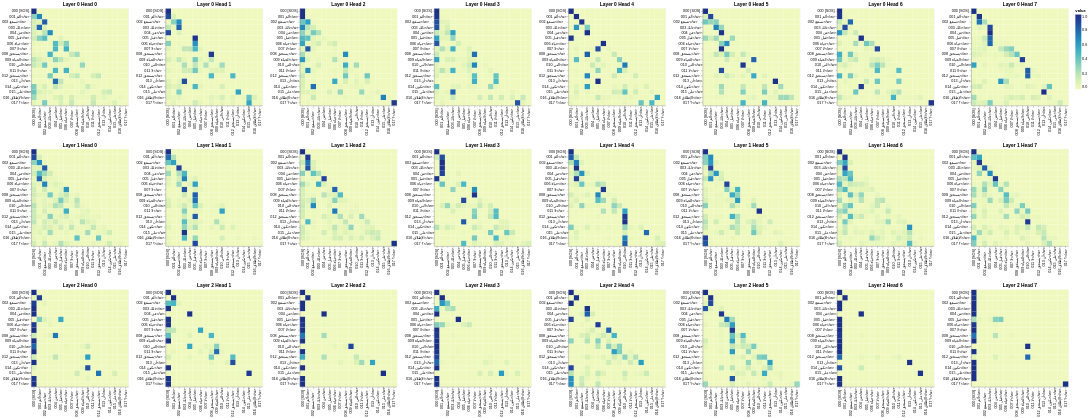

Notebook code for this chart:
### Markdown cell above
### Decoder self-attention (generated Arabic tokens, causal)

### Code cell
all_maps("decoder", layers, heads, dec_tokens, dec_tokens, min(N, dec_len), min(N, dec_len))

### Figure 1 — Vega-Lite specification as saved in the notebook (floating-point values rounded to 4 significant figures; data arrays with more than 128 entries replaced by an {"elided": "..."} marker saying what was removed)
{"config": {"view": {"continuousWidth": 300, "continuousHeight": 300}}, "vconcat": [{"hconcat": [{"data": {"name": "data-c9b05537b6952d662997c3b9d37a87e1"}, "mark": {"type": "rect"}, "encoding": {"color": {"field": "value", "type": "quantitative"}, "tooltip": [{"field": "row", "type": "quantitative"}, {"field": "column", "type": "quantitative"}, {"field": "value", "type": "quantitative"}, {"field": "row_token", "type": "nominal"}, {"field": "col_token", "type": "nominal"}], "x": {"axis": {"title": ""}, "field": "col_token", "type": "nominal"}, "y": {"axis": {"title": ""}, "field": "row_token", "type": "nominal"}}, "height": 260, "name": "view_25", "title": "Layer 0 Head 0", "width": 260}, {"data": {"name": "data-bda616c866a5cdf91d71f33ae1295709"}, "mark": {"type": "rect"}, "encoding": {"color": {"field": "value", "type": "quantitative"}, "tooltip": [{"field": "row", "type": "quantitative"}, {"field": "column", "type": "quantitative"}, {"field": "value", "type": "quantitative"}, {"field": "row_token", "type": "nominal"}, {"field": "col_token", "type": "nominal"}], "x": {"axis": {"title": ""}, "field": "col_token", "type": "nominal"}, "y": {"axis": {"title": ""}, "field": "row_token", "type": "nominal"}}, "height": 260, "name": "view_26", "title": "Layer 0 Head 1", "width": 260}, {"data": {"name": "data-c0018a3e49c97dea23b1f91f80015460"}, "mark": {"type": "rect"}, "encoding": {"color": {"field": "value", "type": "quantitative"}, "tooltip": [{"field": "row", "type": "quantitative"}, {"field": "column", "type": "quantitative"}, {"field": "value", "type": "quantitative"}, {"field": "row_token", "type": "nominal"}, {"field": "col_token", "type": "nominal"}], "x": {"axis": {"title": ""}, "field": "col_token", "type": "nominal"}, "y": {"axis": {"title": ""}, "field": "row_token", "type": "nominal"}}, "height": 260, "name": "view_27", "title": "Layer 0 Head 2", "width": 260}, {"data": {"name": "data-42e5026ae544785b3abbcb43bd9cbac2"}, "mark": {"type": "rect"}, "encoding": {"color": {"field": "value", "type": "quantitative"}, "tooltip": [{"field": "row", "type": "quantitative"}, {"field": "column", "type": "quantitative"}, {"field": "value", "type": "quantitative"}, {"field": "row_token", "type": "nominal"}, {"field": "col_token", "type": "nominal"}], "x": {"axis": {"title": ""}, "field": "col_token", "type": "nominal"}, "y": {"axis": {"title": ""}, "field": "row_token", "type": "nominal"}}, "height": 260, "name": "view_28", "title": "Layer 0 Head 3", "width": 260}, {"data": {"name": "data-89c4515946ce647ae9459bead4fb090e"}, "mark": {"type": "rect"}, "encoding": {"color": {"field": "value", "type": "quantitative"}, "tooltip": [{"field": "row", "type": "quantitative"}, {"field": "column", "type": "quantitative"}, {"field": "value", "type": "quantitative"}, {"field": "row_token", "type": "nominal"}, {"field": "col_token", "type": "nominal"}], "x": {"axis": {"title": ""}, "field": "col_token", "type": "nominal"}, "y": {"axis": {"title": ""}, "field": "row_token", "type": "nominal"}}, "height": 260, "name": "view_29", "title": "Layer 0 Head 4", "width": 260}, {"data": {"name": "data-21315e7bd8f7c4f1ae8099b115ccafa3"}, "mark": {"type": "rect"}, "encoding": {"color": {"field": "value", "type": "quantitative"}, "tooltip": [{"field": "row", "type": "quantitative"}, {"field": "column", "type": "quantitative"}, {"field": "value", "type": "quantitative"}, {"field": "row_token", "type": "nominal"}, {"field": "col_token", "type": "nominal"}], "x": {"axis": {"title": ""}, "field": "col_token", "type": "nominal"}, "y": {"axis": {"title": ""}, "field": "row_token", "type": "nominal"}}, "height": 260, "name": "view_30", "title": "Layer 0 Head 5", "width": 260}, {"data": {"name": "data-dca273b8d36b2fddec6e5e796a18443a"}, "mark": {"type": "rect"}, "encoding": {"color": {"field": "value", "type": "quantitative"}, "tooltip": [{"field": "row", "type": "quantitative"}, {"field": "column", "type": "quantitative"}, {"field": "value", "type": "quantitative"}, {"field": "row_token", "type": "nominal"}, {"field": "col_token", "type": "nominal"}], "x": {"axis": {"title": ""}, "field": "col_token", "type": "nominal"}, "y": {"axis": {"title": ""}, "field": "row_token", "type": "nominal"}}, "height": 260, "name": "view_31", "title": "Layer 0 Head 6", "width": 260}, {"data": {"name": "data-24e9633504f1fe7b8904d18999703143"}, "mark": {"type": "rect"}, "encoding": {"color": {"field": "value", "type": "quantitative"}, "tooltip": [{"field": "row", "type": "quantitative"}, {"field": "column", "type": "quantitative"}, {"field": "value", "type": "quantitative"}, {"field": "row_token", "type": "nominal"}, {"field": "col_token", "type": "nominal"}], "x": {"axis": {"title": ""}, "field": "col_token", "type": "nominal"}, "y": {"axis": {"title": ""}, "field": "row_token", "type": "nominal"}}, "height": 260, "name": "view_32", "title": "Layer 0 Head 7", "width": 260}]}, {"hconcat": [{"data": {"name": "data-802f7141ed29b10f9641602e7774c353"}, "mark": {"type": "rect"}, "encoding": {"color": {"field": "value", "type": "quantitative"}, "tooltip": [{"field": "row", "type": "quantitative"}, {"field": "column", "type": "quantitative"}, {"field": "value", "type": "quantitative"}, {"field": "row_token", "type": "nominal"}, {"field": "col_token", "type": "nominal"}], "x": {"axis": {"title": ""}, "field": "col_token", "type": "nominal"}, "y": {"axis": {"title": ""}, "field": "row_token", "type": "nominal"}}, "height": 260, "name": "view_33", "title": "Layer 1 Head 0", "width": 260}, {"data": {"name": "data-eed9f201a166e3f554efb2c38455ce68"}, "mark": {"type": "rect"}, "encoding": {"color": {"field": "value", "type": "quantitative"}, "tooltip": [{"field": "row", "type": "quantitative"}, {"field": "column", "type": "quantitative"}, {"field": "value", "type": "quantitative"}, {"field": "row_token", "type": "nominal"}, {"field": "col_token", "type": "nominal"}], "x": {"axis": {"title": ""}, "field": "col_token", "type": "nominal"}, "y": {"axis": {"title": ""}, "field": "row_token", "type": "nominal"}}, "height": 260, "name": "view_34", "title": "Layer 1 Head 1", "width": 260}, {"data": {"name": "data-548dbaa7003cea83c2f4555451075e7e"}, "mark": {"type": "rect"}, "encoding": {"color": {"field": "value", "type": "quantitative"}, "tooltip": [{"field": "row", "type": "quantitative"}, {"field": "column", "type": "quantitative"}, {"field": "value", "type": "quantitative"}, {"field": "row_token", "type": "nominal"}, {"field": "col_token", "type": "nominal"}], "x": {"axis": {"title": ""}, "field": "col_token", "type": "nominal"}, "y": {"axis": {"title": ""}, "field": "row_token", "type": "nominal"}}, "height": 260, "name": "view_35", "title": "Layer 1 Head 2", "width": 260}, {"data": {"name": "data-4359d8b4b30c7182ba04e0d11f1092c8"}, "mark": {"type": "rect"}, "encoding": {"color": {"field": "value", "type": "quantitative"}, "tooltip": [{"field": "row", "type": "quantitative"}, {"field": "column", "type": "quantitative"}, {"field": "value", "type": "quantitative"}, {"field": "row_token", "type": "nominal"}, {"field": "col_token", "type": "nominal"}], "x": {"axis": {"title": ""}, "field": "col_token", "type": "nominal"}, "y": {"axis": {"title": ""}, "field": "row_token", "type": "nominal"}}, "height": 260, "name": "view_36", "title": "Layer 1 Head 3", "width": 260}, {"data": {"name": "data-67185c00e4e517215a1329501d49bb85"}, "mark": {"type": "rect"}, "encoding": {"color": {"field": "value", "type": "quantitative"}, "tooltip": [{"field": "row", "type": "quantitative"}, {"field": "column", "type": "quantitative"}, {"field": "value", "type": "quantitative"}, {"field": "row_token", "type": "nominal"}, {"field": "col_token", "type": "nominal"}], "x": {"axis": {"title": ""}, "field": "col_token", "type": "nominal"}, "y": {"axis": {"title": ""}, "field": "row_token", "type": "nominal"}}, "height": 260, "name": "view_37", "title": "Layer 1 Head 4", "width": 260}, {"data": {"name": "data-d1c98774de59d7e0777e8ec653e594eb"}, "mark": {"type": "rect"}, "encoding": {"color": {"field": "value", "type": "quantitative"}, "tooltip": [{"field": "row", "type": "quantitative"}, {"field": "column", "type": "quantitative"}, {"field": "value", "type": "quantitative"}, {"field": "row_token", "type": "nominal"}, {"field": "col_token", "type": "nominal"}], "x": {"axis": {"title": ""}, "field": "col_token", "type": "nominal"}, "y": {"axis": {"title": ""}, "field": "row_token", "type": "nominal"}}, "height": 260, "name": "view_38", "title": "Layer 1 Head 5", "width": 260}, {"data": {"name": "data-153884d83e72d355244a6edd25c5e39b"}, "mark": {"type": "rect"}, "encoding": {"color": {"field": "value", "type": "quantitative"}, "tooltip": [{"field": "row", "type": "quantitative"}, {"field": "column", "type": "quantitative"}, {"field": "value", "type": "quantitative"}, {"field": "row_token", "type": "nominal"}, {"field": "col_token", "type": "nominal"}], "x": {"axis": {"title": ""}, "field": "col_token", "type": "nominal"}, "y": {"axis": {"title": ""}, "field": "row_token", "type": "nominal"}}, "height": 260, "name": "view_39", "title": "Layer 1 Head 6", "width": 260}, {"data": {"name": "data-a44b54136d7a955a762d48d0e3af906b"}, "mark": {"type": "rect"}, "encoding": {"color": {"field": "value", "type": "quantitative"}, "tooltip": [{"field": "row", "type": "quantitative"}, {"field": "column", "type": "quantitative"}, {"field": "value", "type": "quantitative"}, {"field": "row_token", "type": "nominal"}, {"field": "col_token", "type": "nominal"}], "x": {"axis": {"title": ""}, "field": "col_token", "type": "nominal"}, "y": {"axis": {"title": ""}, "field": "row_token", "type": "nominal"}}, "height": 260, "name": "view_40", "title": "Layer 1 Head 7", "width": 260}]}, {"hconcat": [{"data": {"name": "data-28dd2424844b376e337d68b18c766bde"}, "mark": {"type": "rect"}, "encoding": {"color": {"field": "value", "type": "quantitative"}, "tooltip": [{"field": "row", "type": "quantitative"}, {"field": "column", "type": "quantitative"}, {"field": "value", "type": "quantitative"}, {"field": "row_token", "type": "nominal"}, {"field": "col_token", "type": "nominal"}], "x": {"axis": {"title": ""}, "field": "col_token", "type": "nominal"}, "y": {"axis": {"title": ""}, "field": "row_token", "type": "nominal"}}, "height": 260, "name": "view_41", "title": "Layer 2 Head 0", "width": 260}, {"data": {"name": "data-585e714218b335135f0ebb5584e933a6"}, "mark": {"type": "rect"}, "encoding": {"color": {"field": "value", "type": "quantitative"}, "tooltip": [{"field": "row", "type": "quantitative"}, {"field": "column", "type": "quantitative"}, {"field": "value", "type": "quantitative"}, {"field": "row_token", "type": "nominal"}, {"field": "col_token", "type": "nominal"}], "x": {"axis": {"title": ""}, "field": "col_token", "type": "nominal"}, "y": {"axis": {"title": ""}, "field": "row_token", "type": "nominal"}}, "height": 260, "name": "view_42", "title": "Layer 2 Head 1", "width": 260}, {"data": {"name": "data-6e71c832d0cd8b85d06570973869159d"}, "mark": {"type": "rect"}, "encoding": {"color": {"field": "value", "type": "quantitative"}, "tooltip": [{"field": "row", "type": "quantitative"}, {"field": "column", "type": "quantitative"}, {"field": "value", "type": "quantitative"}, {"field": "row_token", "type": "nominal"}, {"field": "col_token", "type": "nominal"}], "x": {"axis": {"title": ""}, "field": "col_token", "type": "nominal"}, "y": {"axis": {"title": ""}, "field": "row_token", "type": "nominal"}}, "height": 260, "name": "view_43", "title": "Layer 2 Head 2", "width": 260}, {"data": {"name": "data-a33b6de947efa34015323406499f209c"}, "mark": {"type": "rect"}, "encoding": {"color": {"field": "value", "type": "quantitative"}, "tooltip": [{"field": "row", "type": "quantitative"}, {"field": "column", "type": "quantitative"}, {"field": "value", "type": "quantitative"}, {"field": "row_token", "type": "nominal"}, {"field": "col_token", "type": "nominal"}], "x": {"axis": {"title": ""}, "field": "col_token", "type": "nominal"}, "y": {"axis": {"title": ""}, "field": "row_token", "type": "nominal"}}, "height": 260, "name": "view_44", "title": "Layer 2 Head 3", "width": 260}, {"data": {"name": "data-3281ae689bf9cc27a8093fc5fe66f90d"}, "mark": {"type": "rect"}, "encoding": {"color": {"field": "value", "type": "quantitative"}, "tooltip": [{"field": "row", "type": "quantitative"}, {"field": "column", "type": "quantitative"}, {"field": "value", "type": "quantitative"}, {"field": "row_token", "type": "nominal"}, {"field": "col_token", "type": "nominal"}], "x": {"axis": {"title": ""}, "field": "col_token", "type": "nominal"}, "y": {"axis": {"title": ""}, "field": "row_token", "type": "nominal"}}, "height": 260, "name": "view_45", "title": "Layer 2 Head 4", "width": 260}, {"data": {"name": "data-e4ed3b47627ab54f11ea4bd6fed2574c"}, "mark": {"type": "rect"}, "encoding": {"color": {"field": "value", "type": "quantitative"}, "tooltip": [{"field": "row", "type": "quantitative"}, {"field": "column", "type": "quantitative"}, {"field": "value", "type": "quantitative"}, {"field": "row_token", "type": "nominal"}, {"field": "col_token", "type": "nominal"}], "x": {"axis": {"title": ""}, "field": "col_token", "type": "nominal"}, "y": {"axis": {"title": ""}, "field": "row_token", "type": "nominal"}}, "height": 260, "name": "view_46", "title": "Layer 2 Head 5", "width": 260}, {"data": {"name": "data-7c48852cd2eaa5b664a7c83697e1a8f5"}, "mark": {"type": "rect"}, "encoding": {"color": {"field": "value", "type": "quantitative"}, "tooltip": [{"field": "row", "type": "quantitative"}, {"field": "column", "type": "quantitative"}, {"field": "value", "type": "quantitative"}, {"field": "row_token", "type": "nominal"}, {"field": "col_token", "type": "nominal"}], "x": {"axis": {"title": ""}, "field": "col_token", "type": "nominal"}, "y": {"axis": {"title": ""}, "field": "row_token", "type": "nominal"}}, "height": 260, "name": "view_47", "title": "Layer 2 Head 6", "width": 260}, {"data": {"name": "data-bdfb7a10bbc90815ddd5b4622ba14b74"}, "mark": {"type": "rect"}, "encoding": {"color": {"field": "value", "type": "quantitative"}, "tooltip": [{"field": "row", "type": "quantitative"}, {"field": "column", "type": "quantitative"}, {"field": "value", "type": "quantitative"}, {"field": "row_token", "type": "nominal"}, {"field": "col_token", "type": "nominal"}], "x": {"axis": {"title": ""}, "field": "col_token", "type": "nominal"}, "y": {"axis": {"title": ""}, "field": "row_token", "type": "nominal"}}, "height": 260, "name": "view_48", "title": "Layer 2 Head 7", "width": 260}]}], "params": [{"name": "param_25", "select": {"type": "interval", "encodings": ["x", "y"]}, "bind": "scales", "views": ["view_25"]}, {"name": "param_26", "select": {"type": "interval", "encodings": ["x", "y"]}, "bind": "scales", "views": ["view_26"]}, {"name": "param_27", "select": {"type": "interval", "encodings": ["x", "y"]}, "bind": "scales", "views": ["view_27"]}, {"name": "param_28", "select": {"type": "interval", "encodings": ["x", "y"]}, "bind": "scales", "views": ["view_28"]}, {"name": "param_29", "select": {"type": "interval", "encodings": ["x", "y"]}, "bind": "scales", "views": ["view_29"]}, {"name": "param_30", "select": {"type": "interval", "encodings": ["x", "y"]}, "bind": "scales", "views": ["view_30"]}, {"name": "param_31", "select": {"type": "interval", "encodings": ["x", "y"]}, "bind": "scales", "views": ["view_31"]}, {"name": "param_32", "select": {"type": "interval", "encodings": ["x", "y"]}, "bind": "scales", "views": ["view_32"]}, {"name": "param_33", "select": {"type": "interval", "encodings": ["x", "y"]}, "bind": "scales", "views": ["view_33"]}, {"name": "param_34", "select": {"type": "interval", "encodings": ["x", "y"]}, "bind": "scales", "views": ["view_34"]}, {"name": "param_35", "select": {"type": "interval", "encodings": ["x", "y"]}, "bind": "scales", "views": ["view_35"]}, {"name": "param_36", "select": {"type": "interval", "encodings": ["x", "y"]}, "bind": "scales", "views": ["view_36"]}, {"name": "param_37", "select": {"type": "interval", "encodings": ["x", "y"]}, "bind": "scales", "views": ["view_37"]}, {"name": "param_38", "select": {"type": "interval", "encodings": ["x", "y"]}, "bind": "scales", "views": ["view_38"]}, {"name": "param_39", "select": {"type": "interval", "encodings": ["x", "y"]}, "bind": "scales", "views": ["view_39"]}, {"name": "param_40", "select": {"type": "interval", "encodings": ["x", "y"]}, "bind": "scales", "views": ["view_40"]}, {"name": "param_41", "select": {"type": "interval", "encodings": ["x", "y"]}, "bind": "scales", "views": ["view_41"]}, {"name": "param_42", "select": {"type": "interval", "encodings": ["x", "y"]}, "bind": "scales", "views": ["view_42"]}, {"name": "param_43", "select": {"type": "interval", "encodings": ["x", "y"]}, "bind": "scales", "views": ["view_43"]}, {"name": "param_44", "select": {"type": "interval", "encodings": ["x", "y"]}, "bind": "scales", "views": ["view_44"]}, {"name": "param_45", "select": {"type": "interval", "encodings": ["x", "y"]}, "bind": "scales", "views": ["view_45"]}, {"name": "param_46", "select": {"type": "interval", "encodings": ["x", "y"]}, "bind": "scales", "views": ["view_46"]}, {"name": "param_47", "select": {"type": "interval", "encodings": ["x", "y"]}, "bind": "scales", "views": ["view_47"]}, {"name": "param_48", "select": {"type": "interval", "encodings": ["x", "y"]}, "bind": "scales", "views": ["view_48"]}], "$schema": "https://vega.github.io/schema/vega-lite/v5.20.1.json", "datasets": {"data-c9b05537b6952d662997c3b9d37a87e1": {"elided": "324 records"}, "data-bda616c866a5cdf91d71f33ae1295709": {"elided": "324 records"}, "data-c0018a3e49c97dea23b1f91f80015460": {"elided": "324 records"}, "data-42e5026ae544785b3abbcb43bd9cbac2": {"elided": "324 records"}, "data-89c4515946ce647ae9459bead4fb090e": {"elided": "324 records"}, "data-21315e7bd8f7c4f1ae8099b115ccafa3": {"elided": "324 records"}, "data-dca273b8d36b2fddec6e5e796a18443a": {"elided": "324 records"}, "data-24e9633504f1fe7b8904d18999703143": {"elided": "324 records"}, "data-802f7141ed29b10f9641602e7774c353": {"elided": "324 records"}, "data-eed9f201a166e3f554efb2c38455ce68": {"elided": "324 records"}, "data-548dbaa7003cea83c2f4555451075e7e": {"elided": "324 records"}, "data-4359d8b4b30c7182ba04e0d11f1092c8": {"elided": "324 records"}, "data-67185c00e4e517215a1329501d49bb85": {"elided": "324 records"}, "data-d1c98774de59d7e0777e8ec653e594eb": {"elided": "324 records"}, "data-153884d83e72d355244a6edd25c5e39b": {"elided": "324 records"}, "data-a44b54136d7a955a762d48d0e3af906b": {"elided": "324 records"}, "data-28dd2424844b376e337d68b18c766bde": {"elided": "324 records"}, "data-585e714218b335135f0ebb5584e933a6": {"elided": "324 records"}, "data-6e71c832d0cd8b85d06570973869159d": {"elided": "324 records"}, "data-a33b6de947efa34015323406499f209c": {"elided": "324 records"}, "data-3281ae689bf9cc27a8093fc5fe66f90d": {"elided": "324 records"}, "data-e4ed3b47627ab54f11ea4bd6fed2574c": {"elided": "324 records"}, "data-7c48852cd2eaa5b664a7c83697e1a8f5": {"elided": "324 records"}, "data-bdfb7a10bbc90815ddd5b4622ba14b74": {"elided": "324 records"}}}
